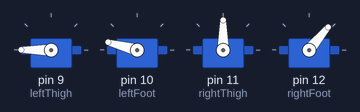
Recording of a sketch running on a simulated Arduino Uno, built with avr-gcc and run on an emulated ATmega328P. On the bench: 4 × servo.

Above: at 0.55 s.
At 0.85 s:
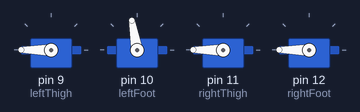
At 1.75 s:
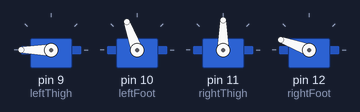
At 2.8 s:
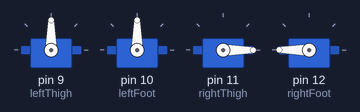
At 3.05 s:
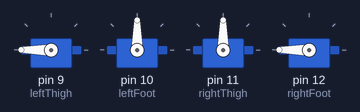
At 3.65 s:
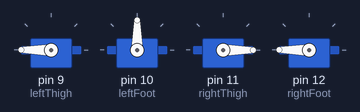
Timing chart, 0 to 7.8 s (numbered marks = the images above):
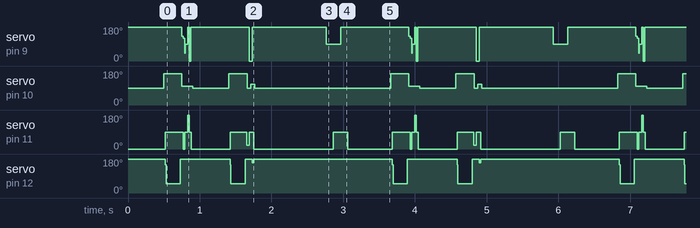

Measured:
- by itself, servo on pin 10 (leftFoot): repeats every 3.2 s: 100° 0.15 s, 90° 0.50 s, 165° 0.26 s, 90° 0.05 s, 110° 0.05 s, 90° 1.9 s, 165° 0.25 s
- by itself, servo on pin 12 (rightFoot): repeats every 3.2 s: 50° 0.20 s, 180° 0.69 s, 150° 0.01 s, 50° 0.20 s, 180° 0.10 s, 160° 0.02 s, 180° 1.9 s, 150° 0.01 s
- by itself, servo on pin 9 (leftThigh): repeats every 3.2 s: 120° 0.02 s, 40° 0.01 s, 90° 0.03 s, 180° 0.02 s, 0° 0.02 s, 180° 0.82 s, 0° 0.04 s, 180° 1.0 s, 90° 0.20 s, 180° 0.95 s, 130° 0.02 s

The sketch:

DanceRobot2.ino
```cpp
#include <Servo.h>
Servo rightFoot;
Servo rightThigh;
Servo leftFoot;
Servo leftThigh;
int pos = 0;
void setup() {
  leftThigh.attach(9);
  leftFoot.attach(10);
  rightThigh.attach(11);
  rightFoot.attach(12);

  leftThigh.write(180);
  rightThigh.write(0);
  rightFoot.write(180);
  leftFoot.write(90);
  delay(500);
}

void loop() {
  mosh();
  goBack();
  happyFeet();
  goBack();
  shuffle();
  goBack();
}

void goBack(){
  leftThigh.write(180);
  rightThigh.write(0);
  rightFoot.write(180);
  leftFoot.write(90);
  delay(500);
}

void happyFeet(){
  leftFoot.write(165);
  delay(10);
  rightThigh.write(90);
  delay(10);
  rightFoot.write(150);
  delay(10);
  rightFoot.write(50);
  delay(200);
  rightFoot.write(180);
  delay(10);
  rightThigh.write(0);
  delay(10);
  rightThigh.write(20);
  delay(10);
  leftFoot.write(90);
  delay(10);
  rightFoot.write(180);
  delay(10);
  rightThigh.write(90);
  delay(10);
  leftThigh.write(0);
  delay(10);
  leftFoot.write(165);
  delay(10);
  leftFoot.write(110);
  delay(10);
  rightFoot.write(160);
  delay(10);
  leftThigh.write(180);
  delay(10);
  rightThigh.write(0);
  delay(10);
  rightFoot.write(180);
  delay(10);
  leftFoot.write(90);
  delay(500);
}

void mosh(){
  leftFoot.write(165);
  delay(10);
  rightThigh.write(90);
  delay(10);
  rightFoot.write(150);
  delay(10);
  rightFoot.write(50);
  delay(200);
  rightFoot.write(180);
  delay(10);
  leftFoot.write(100);
  delay(10);
  leftThigh.write(130);
  delay(10);
  leftThigh.write(120);
  delay(10);
  rightThigh.write(0);
  delay(10);
  leftThigh.write(40);
  delay(10);
  rightThigh.write(90);
  delay(10);
  leftThigh.write(90);
  delay(10);
  rightThigh.write(90);
  delay(10);
  leftThigh.write(180);
  delay(10);
  rightThigh.write(180);
  delay(10);
  rightThigh.write(90);
  delay(10);
  leftThigh.write(0);
  delay(10);
  leftThigh.write(90);
  delay(10);
  leftThigh.write(180);
  delay(10);
  rightThigh.write(0);
  delay(10);
  rightFoot.write(180);
  delay(10);
  leftFoot.write(90);
}

void shuffle(){
  leftThigh.write(90);
  delay(100);
  rightThigh.write(90);
  delay(100);
  leftThigh.write(180);
  delay(100);
  rightThigh.write(0);
  delay(100);
  leftFoot.write(180);
}
```
